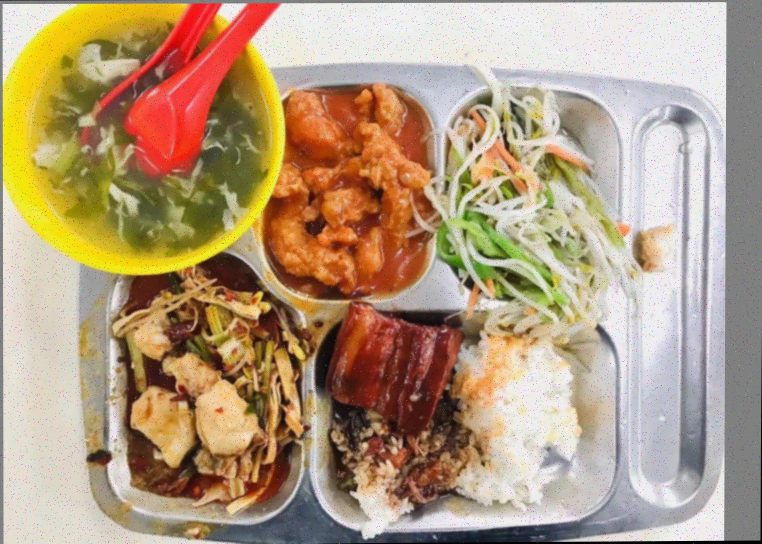
#> input picture yolov3_data_enhance/VOC2007/JPEGImages/A-1_trans_0.jpg, 1523 x 1087 px (shown at 1/2 size); its folder holds only this picture in this run
$ python main.py
#> lines starting #> are read from the running program, lines starting #| are printed output that depends on the picture; after the words box and inside, x2 and y2 are one past the last pixel; in counts of white or black regions, pixels touching at a corner belong together
### yolov3_data_enhance/enhance_tools.py
import numpy as np
import cv2
import os
from PIL import Image

save_path = './trans_pic'
raw_pic = './raw_pic'

def pil2cv(pil_img):
    ''' 把 输入的 pil格式的图像数据转换成 opencv格式的数据 '''
    return  cv2.cvtColor(np.asarray(pil_img), cv2.COLOR_RGB2BGR)

def cv2pil(img):
    ''' 把 opecv 格式的图像 转换成 pil格式的图像 '''
    return Image.fromarray(cv2.cvtColor(img,cv2.COLOR_BGR2RGB))


def SaltAndPepper(src ,percetage):
    SP_NoiseImg =src.copy()
    SP_NoiseNum =int(percetage *src.shape[0] *src.shape[1])
    for i in range(SP_NoiseNum):
        randR =np.random.randint(0 ,src.shape[0 ] -1)
        randG =np.random.randint(0 ,src.shape[1 ] -1)
        randB =np.random.randint(0 ,3)
        if np.random.randint(0 ,1 )==0:
            SP_NoiseImg[randR ,randG ,randB ] =0
        else:
            SP_NoiseImg[randR ,randG ,randB ] =255
    return SP_NoiseImg

def addGaussianNoise(image ,percetage):
    G_Noiseimg = image.copy()
    w = image.shape[1]
    h = image.shape[0]
    G_NoiseNum =int(percetage *image.shape[0 ] *image.shape[1])
    for i in range(G_NoiseNum):
        temp_x = np.random.randint(0 ,h)
        temp_y = np.random.randint(0 ,w)
        G_Noiseimg[temp_x][temp_y][np.random.randint(3)] = np.random.randn(1)[0]
    return G_Noiseimg

# dimming
# [223 lines left out: functions darker, brighter, rotate, img_augmentation, random_cut, color_shake and 2 more, not called in this run]

def  a():
    pass
###########################---<弹性形变>----##########################################
# 参考文档： https://zhuanlan.zhihu.com/p/46833956
from scipy.ndimage.interpolation import map_coordinates
from scipy.ndimage.filters import gaussian_filter
import matplotlib.pyplot as plt
# [46 lines left out: functions elastic_transform, draw_grid, not called in this run]

#####################################################################

from tqdm import tqdm
import shutil
# [26 lines that do not run on import are left out]

### yolov3_data_enhance/main.py
import os
import cv2
import numpy as np
import shutil
import xml.etree.ElementTree as ET
from tqdm import tqdm
import numpy as mp
import enhance_tools as tool
import random
# 原始的  图片 和 xml 文件
pic_path = r'VOC2007/JPEGImages'
label_xml_path = r'VOC2007/Annotations'
# 变换后的 图片 和 xml 文件
save_trans_pic_path = r'./VOC2007/img-enhance'
save_trans_xml_path = r'./VOC2007/Annotations-enhance'

if os.path.exists(save_trans_pic_path):shutil.rmtree(save_trans_pic_path)
os.mkdir(save_trans_pic_path)

if os.path.exists(save_trans_xml_path):shutil.rmtree(save_trans_xml_path)
os.mkdir(save_trans_xml_path)

# 在图片的四周随机增加 指定增加灰边
ramdom_add_padding_flag = True
# 是否需要在图片进行仿射变换
ramdom_perspectiveTransform_flag = True
# 增强的轮次
enhance_epoch = 1

for j in range(enhance_epoch): # 样本数要增强的倍数（不带原样本）
    for i in tqdm(os.listdir(pic_path)):
        #######################################
        random_border = random.randint(8, 20)
        random_padding_border = 60  # 随机增加padding的强度
        #######################################

        file_name,typename = os.path.splitext(i)
        detail_pic_path = os.path.join(pic_path,i)
        detail_pic_trans_path = os.path.join(save_trans_pic_path, file_name + f'_trans_{j}{typename}')    ############################
        img = cv2.imread(detail_pic_path)
#> img is the input picture: shape (1087, 1523, 3); mean B, G, R 126.3, 155.2, 179.7
        if ramdom_add_padding_flag:  # 是否允许在图片上随机padding
            # top, bottom, left, right
            top_padding = np.random.randint(0,random_padding_border)
            bottom_padding = np.random.randint(0, random_padding_border)
            left_padding = np.random.randint(0, random_padding_border)
            right_padding = np.random.randint(0, random_padding_border)
            #                        原图      上             下            左            右               固定值-常量          常量的值
            img = cv2.copyMakeBorder(img, top_padding, bottom_padding, left_padding, right_padding, cv2.BORDER_CONSTANT,value=[128,128,128])
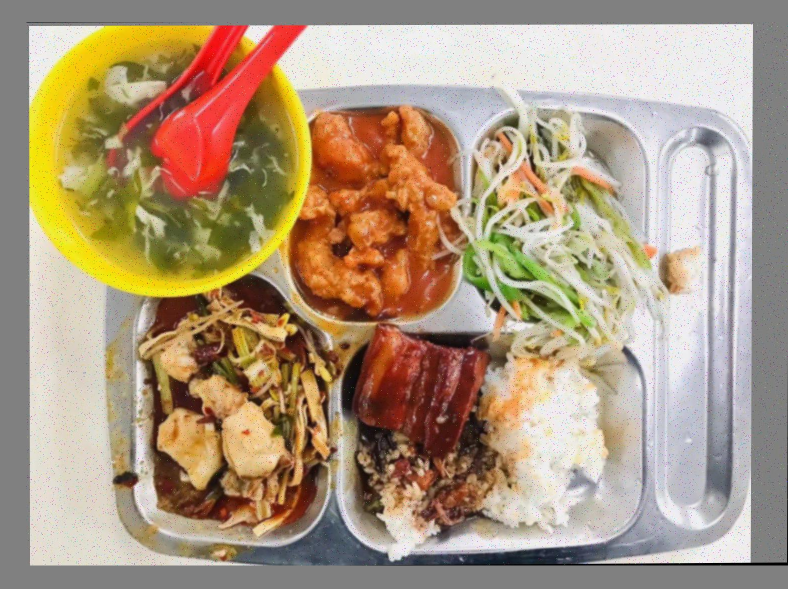
#> img: shape (1178, 1576, 3) (shown at 1/2 size); mean B, G, R 126.5, 152.3, 174.1
        img_h, img_w, _ = img.shape
#> img_h = 1178; img_w = 1576
        ######################################## 构建透射图，并计算透射变换矩阵---begin

        pts1 = np.float32([[0, 0],     # 原图透射前的 4个定点坐标
                           [img_w, 0],
                           [img_w, img_h],
                           [0, img_h]
                           ])
        pts2 = np.float32([[np.random.randint(-random_border,random_border), np.random.randint(-random_border,random_border)],     # 将原图上的 4个定点 透射到目标点上 ********* 在这里需要经常的变换
                           [img_w+np.random.randint(-random_border,random_border), np.random.randint(-random_border,random_border)],
                           [img_w+np.random.randint(-random_border,random_border), img_h+np.random.randint(-random_border,random_border) ],
                           [np.random.randint(-random_border,random_border), img_h+np.random.randint(-random_border,random_border)]
                           ])
        M = cv2.getPerspectiveTransform(pts1, pts2)
        dst_pic = cv2.warpPerspective(img, M, (int(img_w), int(img_h)))
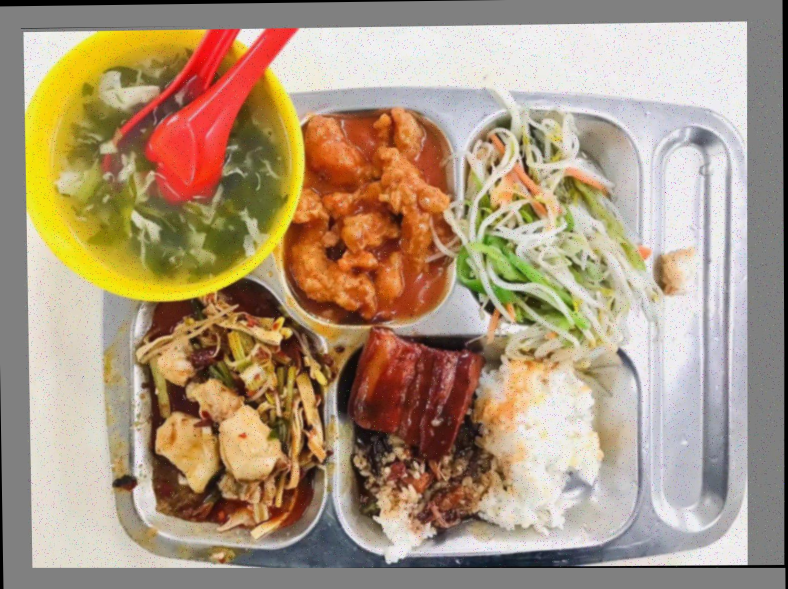
#> dst_pic: shape (1178, 1576, 3) (shown at 1/2 size); mean B, G, R 125.8, 151.2, 172.9
        ########################################## 进行数据增强操作 begin
        dst_pic = tool.addGaussianNoise(dst_pic,random.uniform(0.01, 0.03))
#> after the loop in addGaussianNoise, `for i in range(G_NoiseNum):`:
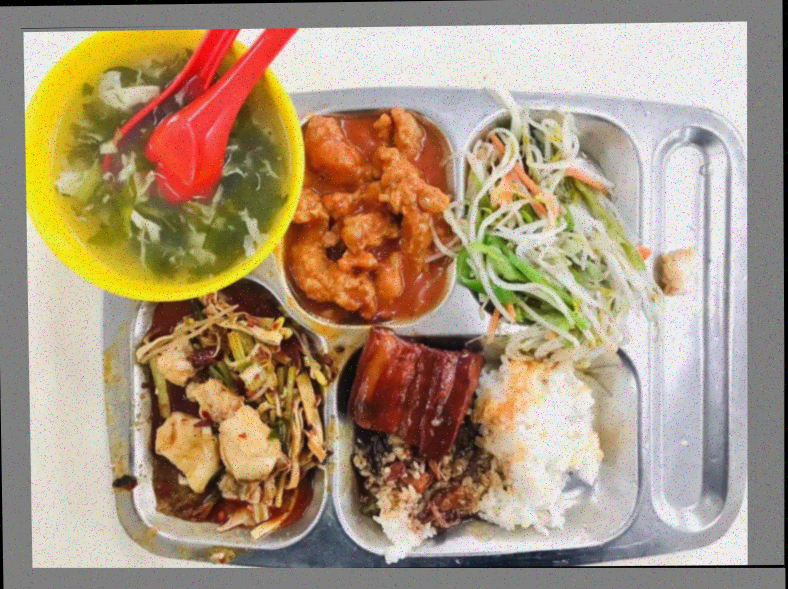
#> G_Noiseimg: shape (1178, 1576, 3) (shown at 1/2 size); 2.47% of pixels changed, all inside (x1, y1, x2, y2) = (0, 0, 1576, 1178)
        dst_pic = tool.SaltAndPepper(dst_pic, random.uniform(0.01, 0.03))
#> after the loop in SaltAndPepper, `for i in range(SP_NoiseNum):`:
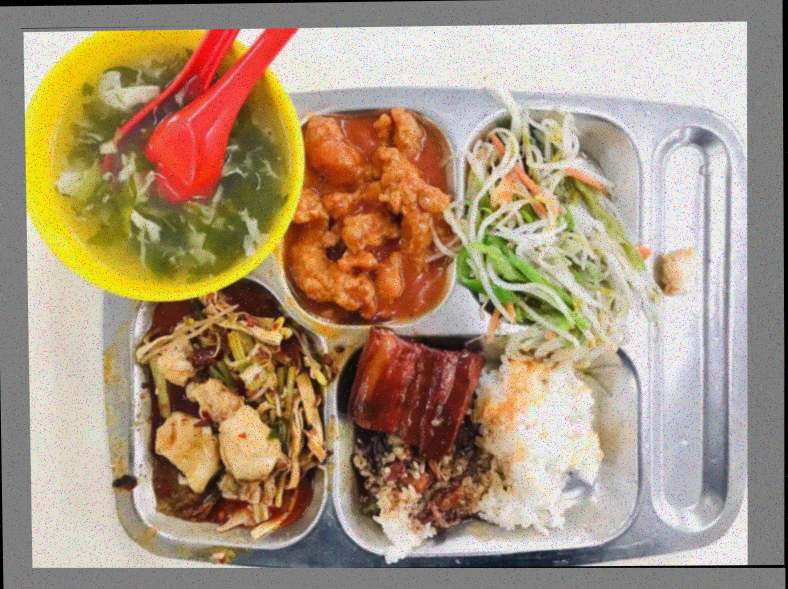
#> SP_NoiseImg: shape (1178, 1576, 3) (shown at 1/2 size); 1.8% of pixels changed, all inside (x1, y1, x2, y2) = (0, 0, 1571, 1177)
        ########################################## 进行数据增强操作 end
        cv2.imwrite(detail_pic_trans_path, dst_pic)
        ######################################## end
        detail_xml_path = os.path.join(label_xml_path, file_name + '.xml')
        detail_xml_save_path = os.path.join(save_trans_xml_path, file_name + '_trans_%s.xml'%(j))   #######################################
        ################## 直接更新 xml 文件
        with open(detail_xml_save_path,'w',encoding='utf-8') as xml_writer:
            xml_writer.write('<annotation>\n')
            xml_writer.write('\t<folder>h</folder>\n')
            xml_writer.write('\t<filename>s</filename>\n')
            xml_writer.write('\t<path>c</path>\n')
            #### 读取 xml 文件
#> (the run stopped early here; a loop or call above may not have finished)

$ run again, on yolov3_data_enhance/VOC2007/JPEGImages/A-2_trans_0.jpg
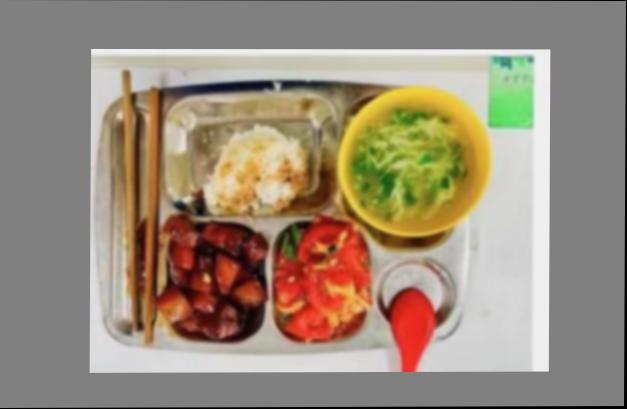
#> input picture yolov3_data_enhance/VOC2007/JPEGImages/A-2_trans_0.jpg, 627 x 409 px
#> img is the input picture: shape (409, 627, 3); mean B, G, R 122.4, 140.1, 154.4
#> img: shape (500, 680, 3)
#> after the loop in addGaussianNoise, `for i in range(G_NoiseNum):`:
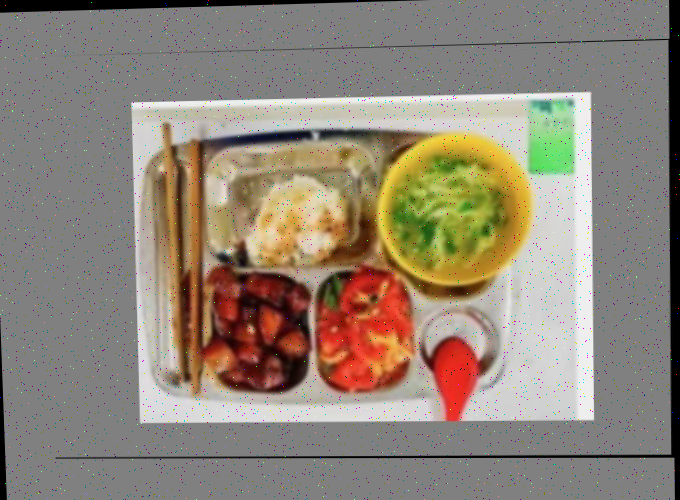
#> G_Noiseimg: shape (500, 680, 3); mean B, G, R 120.5, 133.8, 144.4
#> after the loop in SaltAndPepper, `for i in range(SP_NoiseNum):`:
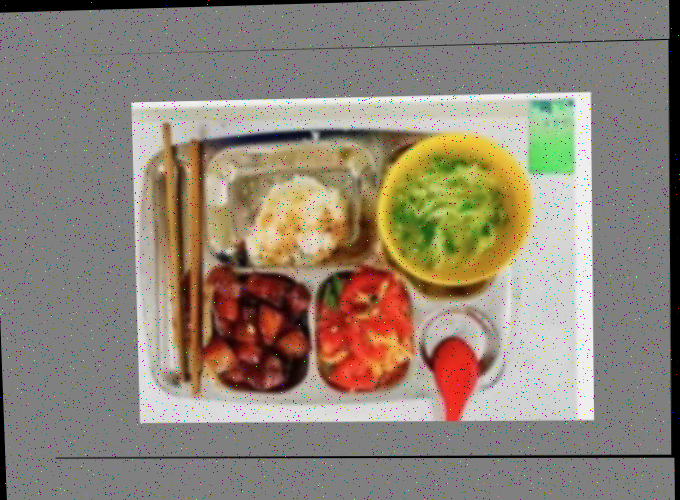
#> SP_NoiseImg: shape (500, 680, 3); 1.78% of pixels changed, all inside (x1, y1, x2, y2) = (0, 0, 675, 499)
